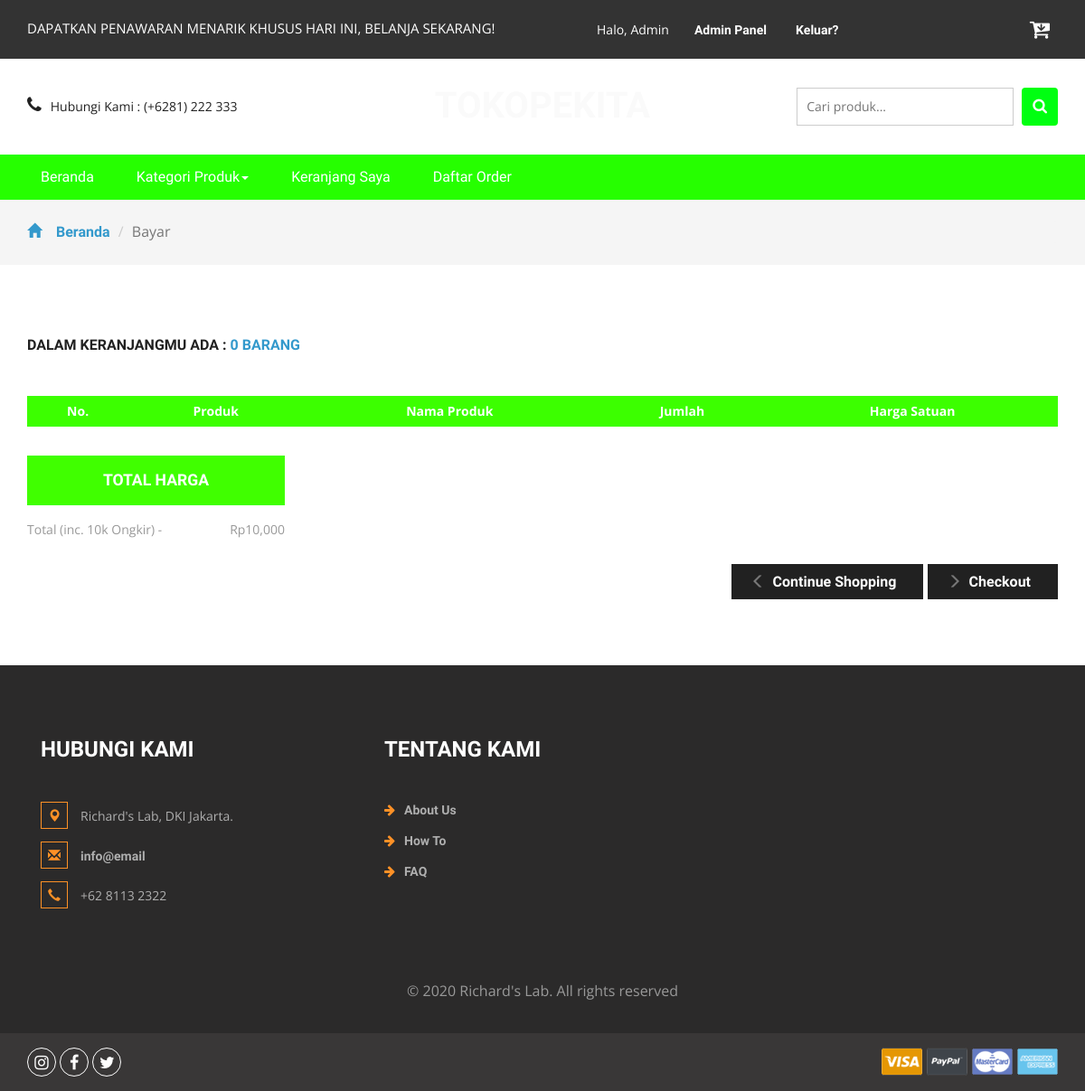
The page /order.php?id=16siy42DYKeso (signed in) on the database as committed earlier.
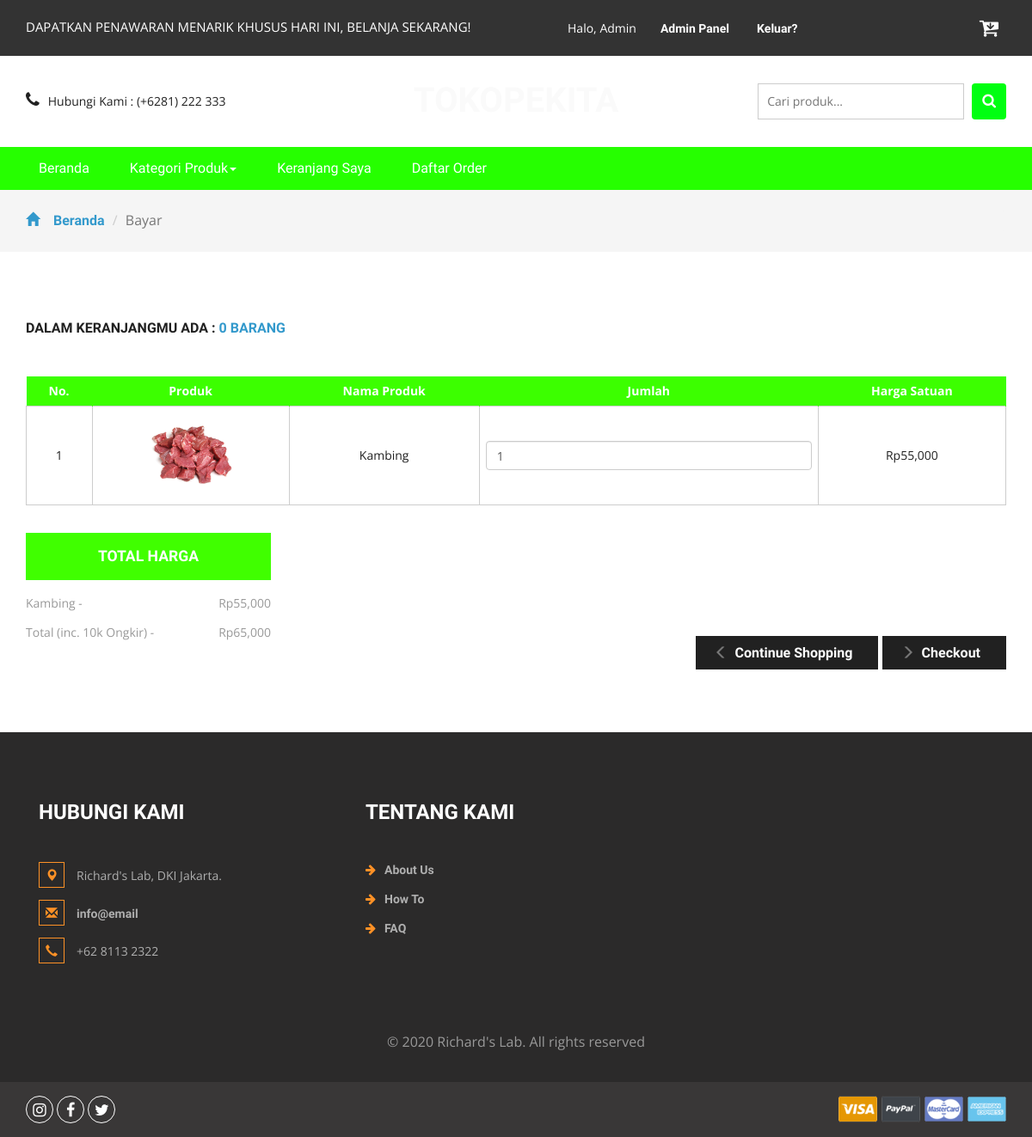
The same page on the database as committed later.
### tables this page shows
CREATE TABLE `detailorder` (
  `detailid` int(11) NOT NULL,
  `orderid` varchar(100) NOT NULL,
  `idproduk` int(11) NOT NULL,
  `qty` int(11) NOT NULL
);

CREATE TABLE `produk` (
  `idproduk` int(11) NOT NULL,
  `idkategori` int(11) NOT NULL,
  `namaproduk` varchar(30) NOT NULL,
  `gambar` varchar(100) NOT NULL,
  `deskripsi` varchar(200) NOT NULL,
  `rate` int(11) NOT NULL,
  `hargabefore` int(11) NOT NULL,
  `hargaafter` int(11) NOT NULL,
  `tgldibuat` timestamp NOT NULL DEFAULT current_timestamp()
);

### order.php (the view, shortened to what this page needs)
<?php
include 'dbconnect.php';
$idorder = $_GET['id'];
	$uid = $_SESSION['id'];
	$caricart = mysqli_query($conn,"select * from cart where userid='$uid' and status='Cart'");
	$fetc = mysqli_fetch_array($caricart);
	$orderidd = $fetc['orderid'];
	$itungtrans = mysqli_query($conn,"select count(detailid) as jumlahtrans from detailorder where orderid='$orderidd'");
	$itungtrans2 = mysqli_fetch_assoc($itungtrans);
	$itungtrans3 = $itungtrans2['jumlahtrans'];
?>
<!DOCTYPE html>
<html>
<head>
<link href="css/bootstrap.css" rel="stylesheet" type="text/css" media="all" />
<link href="css/style.css" rel="stylesheet" type="text/css" media="all" />
<link href="css/font-awesome.css" rel="stylesheet">
</head>
<body>
	<div class="agileits_header">
		<div class="container">
			<div class="w3l_offers">
				<p>DAPATKAN PENAWARAN MENARIK KHUSUS HARI INI, BELANJA SEKARANG!</p>
			</div>
			<div class="agile-login">
				<ul>
				<?php
				if(!isset($_SESSION['log'])){
					echo '
					<li><a href="registered.php"> Daftar</a></li>
					<li><a href="login.php">Masuk</a></li>
					';
				} else {
					if($_SESSION['role']=='Member'){
					echo '
					<li style="color:white">Halo, '.$_SESSION["name"].'
					<li><a href="logout.php">Keluar?</a></li>
					';
					} else {
					echo '
					<li style="color:white">Halo, '.$_SESSION["name"].'
					<li><a href="admin">Admin Panel</a></li>
					<li><a href="logout.php">Keluar?</a></li>
					';
					};
				}
				?>
				</ul>
			</div>
			<div class="product_list_header">
					<a href="cart.php"><button class="w3view-cart" type="submit" name="submit" value=""><i class="fa fa-cart-arrow-down" aria-hidden="true"></i></button>
					 </a>
			</div>
			<div class="clearfix"> </div>
		</div>
	</div>
	<div class="logo_products">
		<div class="container">
		<div class="w3ls_logo_products_left1">
				<ul class="phone_email">
					<li><i class="fa fa-phone" aria-hidden="true"></i>Hubungi Kami : (+6281) 222 333</li>
				</ul>
			</div>
			<div class="w3ls_logo_products_left">
				<h1><a href="index.php">Tokopekita</a></h1>
			</div>
		<div class="w3l_search">
			<form action="search.php" method="post">
				<input type="search" name="Search" placeholder="Cari produk...">
				<button type="submit" class="btn btn-default search" aria-label="Left Align">
					<i class="fa fa-search" aria-hidden="true"> </i>
				</button>
			</form>
		</div>
			<div class="clearfix"> </div>
		</div>
	</div>
	<div class="navigation-agileits">
		<div class="container">
			<nav class="navbar navbar-default">
							<div class="collapse navbar-collapse" id="bs-megadropdown-tabs">
								<ul class="nav navbar-nav">
									<li class="active"><a href="index.php" class="act">Beranda</a></li>
									<li class="dropdown">
										<a href="#" class="dropdown-toggle" data-toggle="dropdown">Kategori Produk<b class="caret"></b></a>
									</li>
									<li><a href="cart.php">Keranjang Saya</a></li>
									<li><a href="daftarorder.php">Daftar Order</a></li>
								</ul>
							</div>
							</nav>
			</div>
		</div>
	<div class="breadcrumbs">
		<div class="container">
			<ol class="breadcrumb breadcrumb1">
				<li><a href="index.php"><span class="glyphicon glyphicon-home" aria-hidden="true"></span>Beranda</a></li>
				<li class="active">Bayar</li>
			</ol>
		</div>
	</div>
	<div class="checkout">
		<div class="container">
			<h2>Dalam keranjangmu ada : <span><?php echo $itungtrans3 ?> barang</span></h2>
			<div class="checkout-right">
				<table class="timetable_sub">
					<thead>
						<tr>
							<th>No.</th>
							<th>Produk</th>
							<th>Nama Produk</th>
							<th>Jumlah</th>
							<th>Harga Satuan</th>
						</tr>
					</thead>
					<?php
						$brg=mysqli_query($conn,"SELECT * from detailorder d, produk p where orderid='$idorder' and d.idproduk=p.idproduk order by d.idproduk ASC");
						$no=1;
						while($b=mysqli_fetch_array($brg)){
					?>
					<tr class="rem1"><form method="post">
						<td class="invert"><?php echo $no++ ?></td>
						<td class="invert"><a href="product.php?idproduk=<?php echo $b['idproduk'] ?>"><img src="<?php echo $b['gambar'] ?>" width="100px" height="100px" /></a></td>
						<td class="invert"><?php echo $b['namaproduk'] ?></td>
						<td class="invert">
							 <div class="quantity">
								<div class="quantity-select">
									<input type="number" name="jumlah" class="form-control" height="100px" value="<?php echo $b['qty'] ?>" \>
								</div>
							</div>
						</td>
						<td class="invert">Rp<?php echo number_format($b['hargaafter']) ?></td>
					</tr>
					<?php
						}
					?>
				</table>
			</div>
			<div class="checkout-left">
				<div class="checkout-left-basket">
					<h4>Total Harga</h4>
					<ul>
						<?php
						$brg=mysqli_query($conn,"SELECT * from detailorder d, produk p where orderid='$idorder' and d.idproduk=p.idproduk order by d.idproduk ASC");
						$subtotal = 10000;
						while($b=mysqli_fetch_array($brg)){
						$hrg = $b['hargaafter'];
						$qtyy = $b['qty'];
						$totalharga = $hrg * $qtyy;
						$subtotal += $totalharga
						?>
						<li><?php echo $b['namaproduk']?><i> - </i> <span>Rp<?php echo number_format($totalharga) ?> </span></li>
						<?php
						}
						?>
						<li>Total (inc. 10k Ongkir)<i> - </i> <span>Rp<?php echo number_format($subtotal) ?></span></li>
					</ul>
				</div>
				<div class="checkout-right-basket">
					<a href="index.php"><span class="glyphicon glyphicon-menu-left" aria-hidden="true"></span>Continue Shopping</a>
					<a href="checkout.php"><span class="glyphicon glyphicon-menu-right" aria-hidden="true"></span>Checkout</a>
				</div>
				<div class="clearfix"> </div>
			</div>
		</div>
	</div>
<div class="footer">
		<div class="container">
			<div class="w3_footer_grids">
				<div class="col-md-4 w3_footer_grid">
					<h3>Hubungi Kami</h3>
					<ul class="address">
						<li><i class="glyphicon glyphicon-map-marker" aria-hidden="true"></i>Richard's Lab, DKI Jakarta.</li>
						<li><i class="glyphicon glyphicon-envelope" aria-hidden="true"></i><a href="mailto:info@email">info@email</a></li>
						<li><i class="glyphicon glyphicon-earphone" aria-hidden="true"></i>+62 8113 2322</li>
					</ul>
				</div>
				<div class="col-md-3 w3_footer_grid">
					<h3>Tentang Kami</h3>
					<ul class="info">
						<li><i class="fa fa-arrow-right" aria-hidden="true"></i><a href="about.html">About Us</a></li>
						<li><i class="fa fa-arrow-right" aria-hidden="true"></i><a href="about.html">How To</a></li>
						<li><i class="fa fa-arrow-right" aria-hidden="true"></i><a href="about.html">FAQ</a></li>
					</ul>
				</div>
				<div class="clearfix"> </div>
			</div>
		</div>
		<div class="footer-copy">
			<div class="container">
				<p>© 2020 Richard's Lab. All rights reserved</p>
			</div>
		</div>
	</div>
	<div class="footer-botm">
			<div class="container">
				<div class="w3layouts-foot">
					<ul>
						<li><a href="#" class="w3_agile_instagram"><i class="fa fa-instagram" aria-hidden="true"></i></a></li>
						<li><a href="#" class="w3_agile_facebook"><i class="fa fa-facebook" aria-hidden="true"></i></a></li>
						<li><a href="#" class="agile_twitter"><i class="fa fa-twitter" aria-hidden="true"></i></a></li>
					</ul>
				</div>
				<div class="payment-w3ls">
					<img src="images/card.png" alt=" " class="img-responsive">
				</div>
				<div class="clearfix"> </div>
			</div>
		</div>
<link href="css/skdslider.css" rel="stylesheet">
</body>
</html>

Rows that differ between the two databases and show on the page:
added detailorder: idproduk.gambar (picture), idproduk.namaproduk "Kambing", jumlah "1", idproduk.hargaafter "55,000", totalharga "55,000"
Other text that changed with them:
$subtotal: "10,000" → "65,000"
